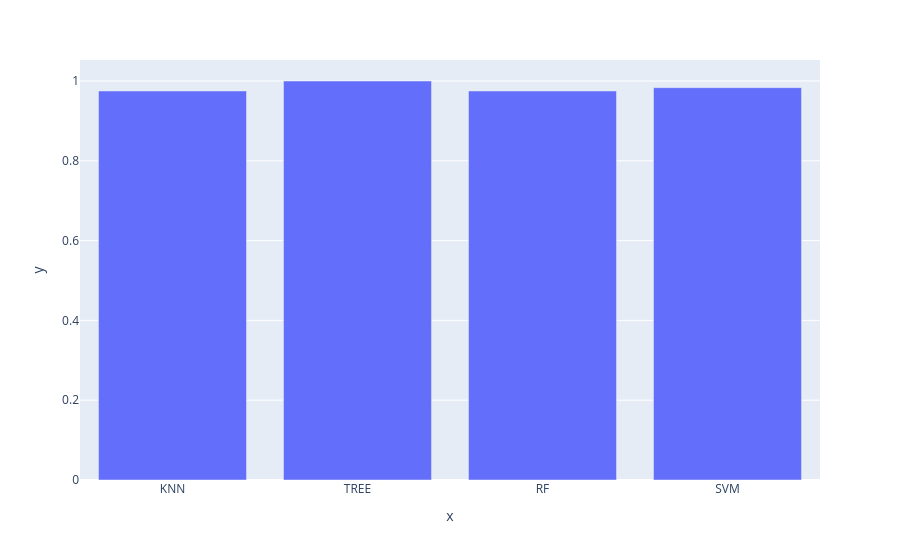

Here is the notebook cell this chart was saved with:
### Code cell
max_accuracy={"KNN":score_df.KNN.max(),"TREE":score_df.TREE.max(),"RF":score_df.RF.max(),"SVM":score_df.SVM.max()}
max_accuracy
px.bar(x=max_accuracy.keys(),y=max_accuracy.values())

### Figure 1 — Plotly figure (JSON) as saved in the notebook; plotly's stock layout.template omitted (floating-point values rounded to 4 significant figures)
{"data": [{"hovertemplate": "x=%{x}<br>y=%{y}<extra></extra>", "legendgroup": "", "marker": {"color": "#636efa", "pattern": {"shape": ""}}, "name": "", "orientation": "v", "showlegend": false, "textposition": "auto", "type": "bar", "x": ["KNN", "TREE", "RF", "SVM"], "xaxis": "x", "y": [0.975, 1.0, 0.975, 0.9833], "yaxis": "y"}], "layout": {"barmode": "relative", "legend": {"tracegroupgap": 0}, "margin": {"t": 60}, "xaxis": {"anchor": "y", "domain": [0, 1], "title": {"text": "x"}}, "yaxis": {"anchor": "x", "domain": [0, 1], "title": {"text": "y"}}}}
